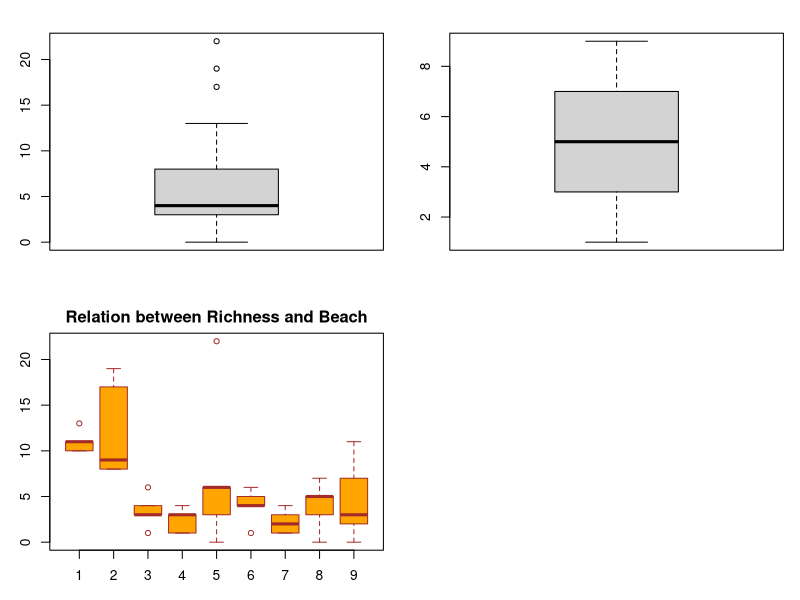

Write R code to recreate this figure.

# Setup thu muc hien hanh 
setwd("c:\\Users\\PC\\Desktop\\R\\BT R 21-05-2021")

# Load dataset
data <- read.csv("RIKZ2.txt", sep = '\t', header = TRUE)

# Bai tap
# 7.3 Boxplot su dung cho du lieu sinh vat bien RIKZ2.txt 
# Ve bieu do Boxplot giua Richness ~ Beach

par(mfrow= c(2,2), mar= c(3,3,2,1))
boxplot(data$Richness)
boxplot(data$Beach)
boxplot(Richness ~ Beach, data = data,
        xlab = "Richness",
        ylab = "Beach",
        main = "Relation between Richness and Beach",
        col = "orange",
        border = 'brown',
        horizontal = FALSE)



